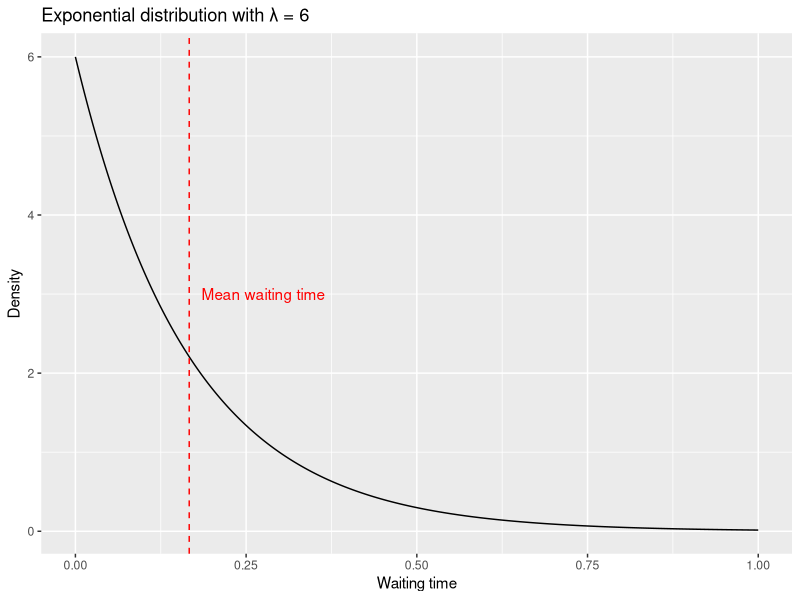

Here is the R script that generated this plot:
## ---- chunk 1

library(tidyverse)

## ---- chunk 2


lambda_s1 <- 6

x <- seq(0, 1, length.out = 1000)
y <- dexp(x, rate = lambda_s1)

meanwaitingtime <- data.frame(x = x, y = y)

p <- ggplot(meanwaitingtime, aes(x = x, y = y)) +
  geom_line() +
  geom_vline(aes(xintercept = 1/lambda_s1), linetype = "dashed", color = "red") +
  annotate("text", x = 1/lambda_s1, y = max(meanwaitingtime$y)/2, label = "Mean waiting time", hjust = -0.1, color = "red") +
  labs(x = "Waiting time", y = "Density", title = "Exponential distribution with λ = 6")


## ---- chunk 3

lambda_A <- 5  # Arrival rate per hour
lambda_S <- 6  # Service rate per hour
num_customers <- 1000
num_simulations <- 3

# Function to run a single simulation and return the average wait time
run_simulation <- function() {
  arrival_times <- cumsum(rexp(num_customers, rate=lambda_A))
  service_start_times <- pmax(arrival_times, cummax(arrival_times[-1] + rexp(num_customers-1, rate=lambda_S)))
  service_end_times <- service_start_times + rexp(num_customers, rate=lambda_S)
  wait_times <- service_start_times - arrival_times
  return(mean(wait_times))
}

# Run simulations and calculate average wait times
average_wait_times <- replicate(num_simulations, run_simulation())

# Output average wait times for each run
cat("Average Wait Times for Each Run:", average_wait_times, "\n")



## ---- chunk 4


lambda_A <- 5  # Arrival rate per hour
lambda_S <- 6  # Service rate per hour
num_customers <- 1000
num_simulations <- 3

# Function to run a single simulation and return the average wait time
run_simulation <- function() {
  arrival_times <- cumsum(rexp(num_customers, rate=lambda_A))
  service_start_times <- numeric(num_customers)
  service_end_times <- numeric(num_customers)
  
  # Initialize the service times
  service_start_times[1] <- arrival_times[1]
  service_end_times[1] <- service_start_times[1] + rexp(1, rate=lambda_S)
  
  # Calculate service times for each subsequent customer
  for (i in 2:num_customers) {
    service_start_times[i] <- max(arrival_times[i], service_end_times[i-1])
    service_end_times[i] <- service_start_times[i] + rexp(1, rate=lambda_S)
  }
  
  wait_times <- service_start_times - arrival_times
  return(mean(wait_times))
}

# Run simulations and calculate average wait times
average_wait_times <- replicate(num_simulations, run_simulation())

# Output average wait times for each run
cat("Average Wait Times for Each Run:", average_wait_times, "\n")

